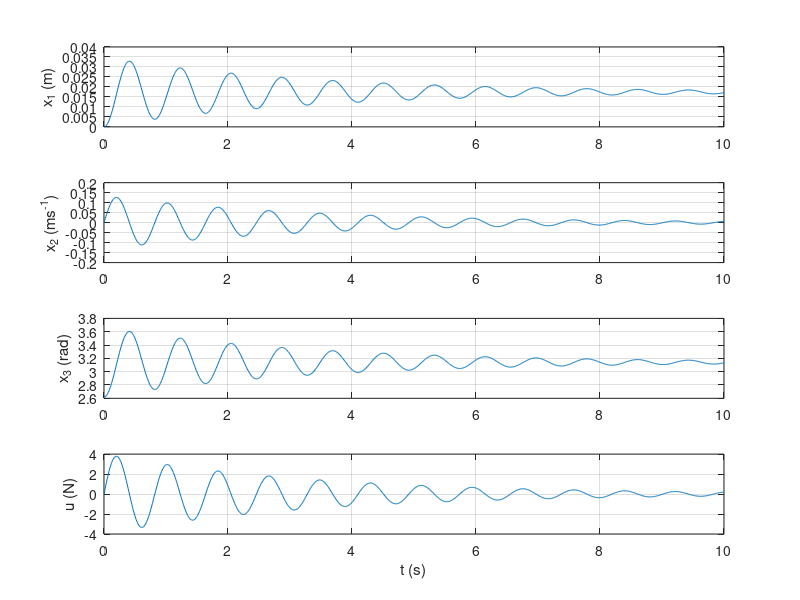

MATLAB code to generate this figure:
clear; clc; close all
load linearnySM           % Nacitanie matic stav. modelu
sys=ss(Ac,Bc,Cc,Dc);      % Vytvor. objektu stav. modelu

cas=0:0.01:10;                % Trvanie a krok simulacie
dx0=[0;0;-pi/6;0];            % Pociatocny stav systemu
u=0;

[dy,t,dx]=initial(sys,dx0,cas);% Simulacia volnej odozvy
x=dx;                        % Transf. suradnic na x a y
x(:,3)=dx(:,3)+pi;           % ...manualne
y=(Cc*x')';                  % ...pomocou matice vystupu

% Vykreslenie stavov kyvadla v case a vstupu
figure('color','w')         % Otvorenie grafickeho okna
subplot(4,1,1)              % Prvy z podgrafov
plot(t,x(:,1)); grid on;    % Posunutie vozika + mriezka
ylabel('x_1 (m)');          % Oznacenie osi y
subplot(4,1,2)
plot(t,x(:,2)); grid on;    % Rychlost vozika
ylabel('x_2 (ms^{-1})');
subplot(4,1,3)
plot(t,x(:,3)); grid on;    % Uhlova vychylka kyvadla
ylabel('x_3 (rad)');
subplot(4,1,4)
plot(t,x(:,4)); grid on;    % Uhlova rychlost kyvadla
ylabel('x_4 (rads^{-1})');
xlabel('t (s)'); ylabel('u (N)');  % Oznacenie osi x a y

return
subplot(5,1,5)           
plot(t,zeros(length(t),1)); grid on;% Sila apl. na vozik

[y,t,x]=impulse(sys,cas);
[y,t,x]=lsim(sys,u,cas,x0); 

